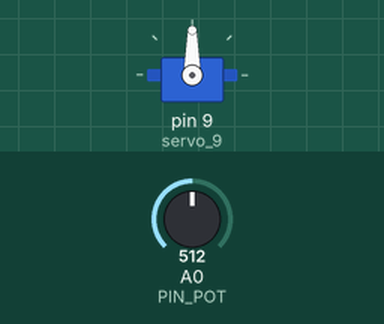
Recording of a sketch running on a simulated Arduino Uno, built with avr-gcc and run on an emulated ATmega328P. Parts: servo. The inputs (shaded band) are chosen by the test bench; at power-on: A0 (PIN_POT) = 512.

Above: at 1.2 s.
1.3 s: A0 (PIN_POT) set to 716
At 1.8 s:
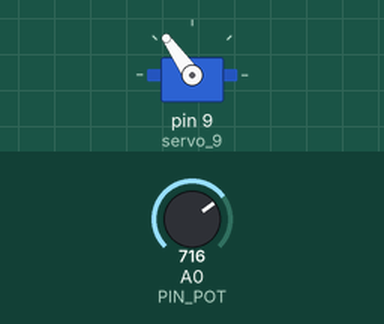
2.8 s: A0 (PIN_POT) set to 900
At 4.0 s:
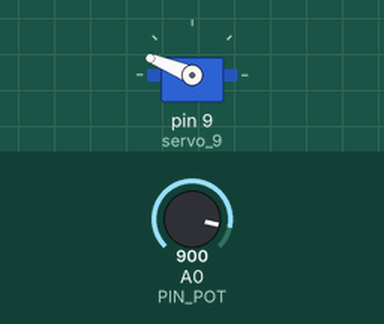
4.3 s: A0 (PIN_POT) set to 1023
At 5.3 s:
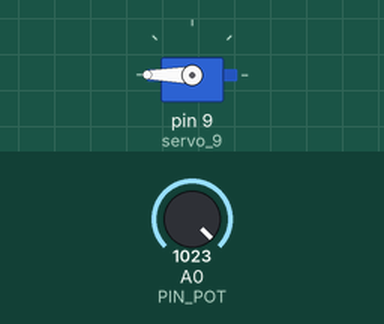
5.8 s: A0 (PIN_POT) set to 306
At 6.4 s:
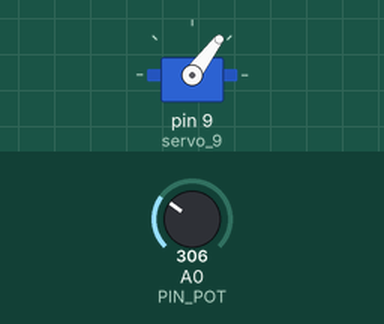
7.3 s: A0 (PIN_POT) set to 122
At 7.6 s:
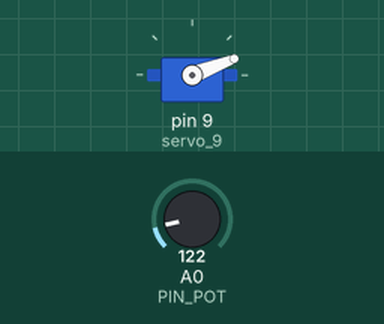
Timing chart, 0 to 9.8 s (numbered marks = the images above; inputs shaded):
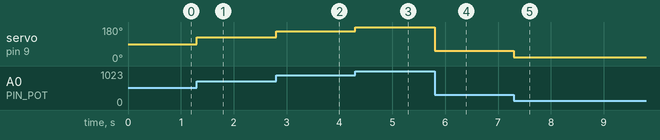

Measured:
- after the input at 1.3 s, servo on pin 9 (servo_9): 90° → 125° at once
- after the input at 2.8 s, servo on pin 9 (servo_9): 125° → 158° at once
- after the input at 4.3 s, servo on pin 9 (servo_9): 158° → 180° at once
- after the input at 5.8 s, servo on pin 9 (servo_9): 180° → 53° at once
- after the input at 7.3 s, servo on pin 9 (servo_9): 53° → 21° at once

The sketch:

Arduino.ino
```cpp
#include <Servo.h>

#define PIN_POT A0

int pos = 0;
Servo servo_9;

void setup () {
  servo_9.attach (9);
  pinMode(PIN_POT, INPUT);
}

void loop () {
  int pos = analogRead(PIN_POT);
  pos = map(pos, 0, 1023, 0, 180);
  servo_9.write(pos);
}
```
